Frame 1 (no input): blank canvas, image omitted
Frame 60 (no input): blank canvas, image omitted
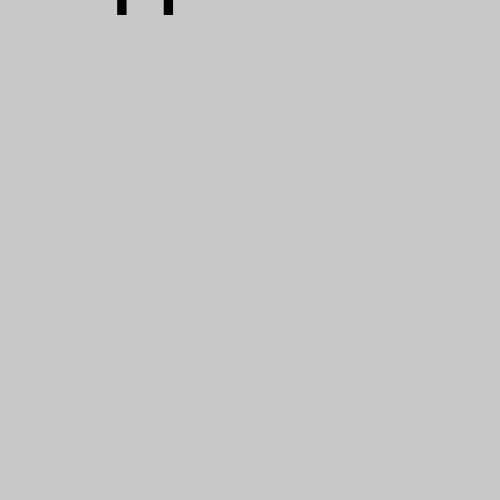
Frame 120 (the mouse pressed at the canvas centre since frame 60)

The p5.js sketch whose frames 1 and 60 were blank and that drew this single picture after the mouse press (run headless with seeded random() and noise() and a simulated clock; from frame 60 on, the mouse is pressed at the canvas centre):

// p5.js sketch
// ── sketch.js
var mover;
function setup() {
  createCanvas(500, 500);
  mover = new Mover();
}

function draw() {
  background(200);
  mover.update();
  mover.display();
}

// ── mover.js
class Mover {
  constructor(){
    //rectMode(CENTER);
    this.loc = createVector(0, 0);
    this.vel = createVector(0, 0);
    this.acc = createVector(0, 0);
  }

  update() {
    this.acc.set(0.015, 0.002, 0);
    this.vel.add(this.acc);
    this.loc.add(this.vel);
    this.acc.mult(0);

    if (this.loc.x > width) {
      this.loc.x = 0;
    }
    if (this.loc.y > height) {
      this.loc.y = 0;
    }
  }

  display() {
    textSize(100);
    text('H', this.loc.x, this.loc.y);
//    ellipse(this.loc.x, this.loc.y, 30);
  }
}
